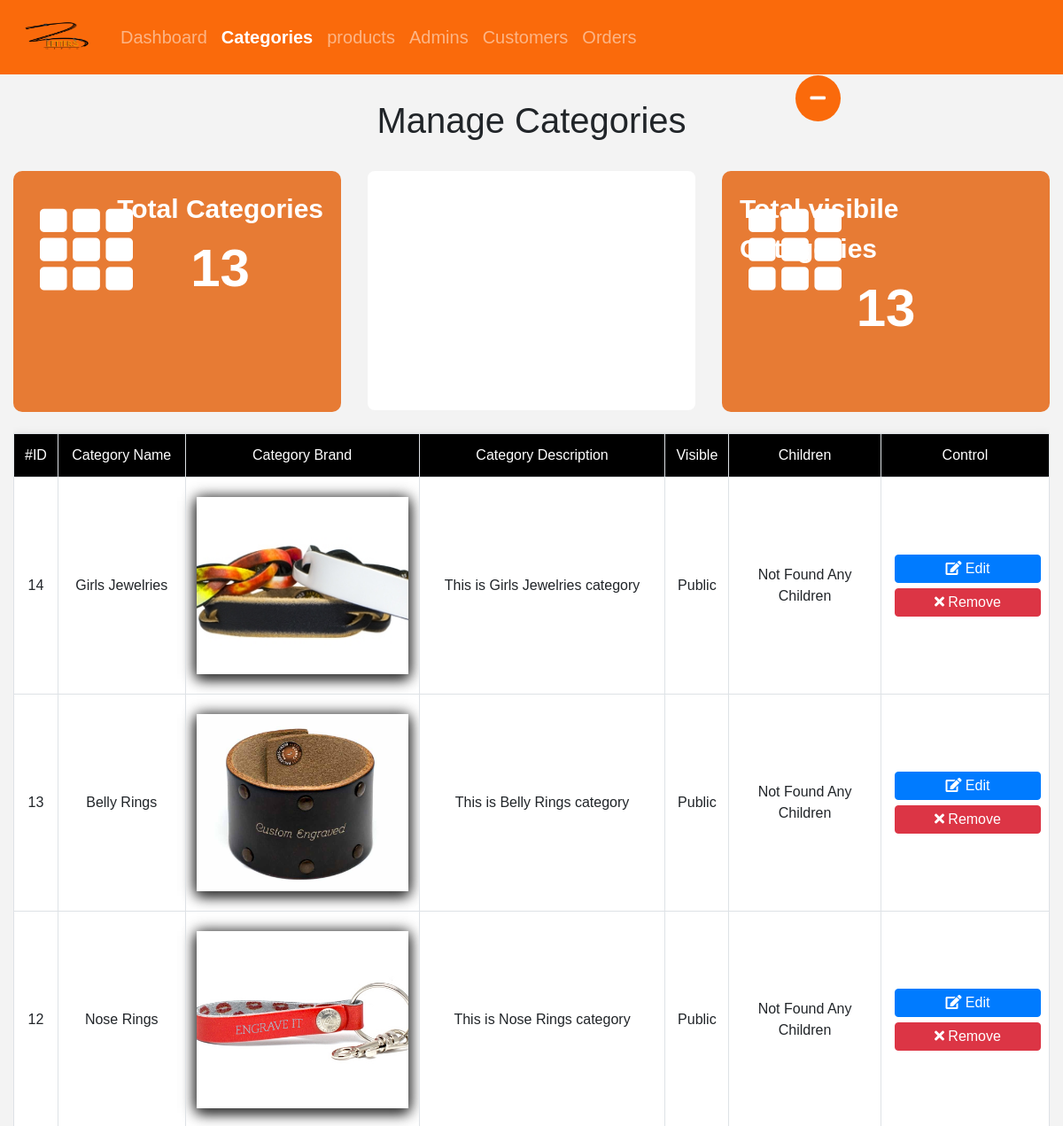
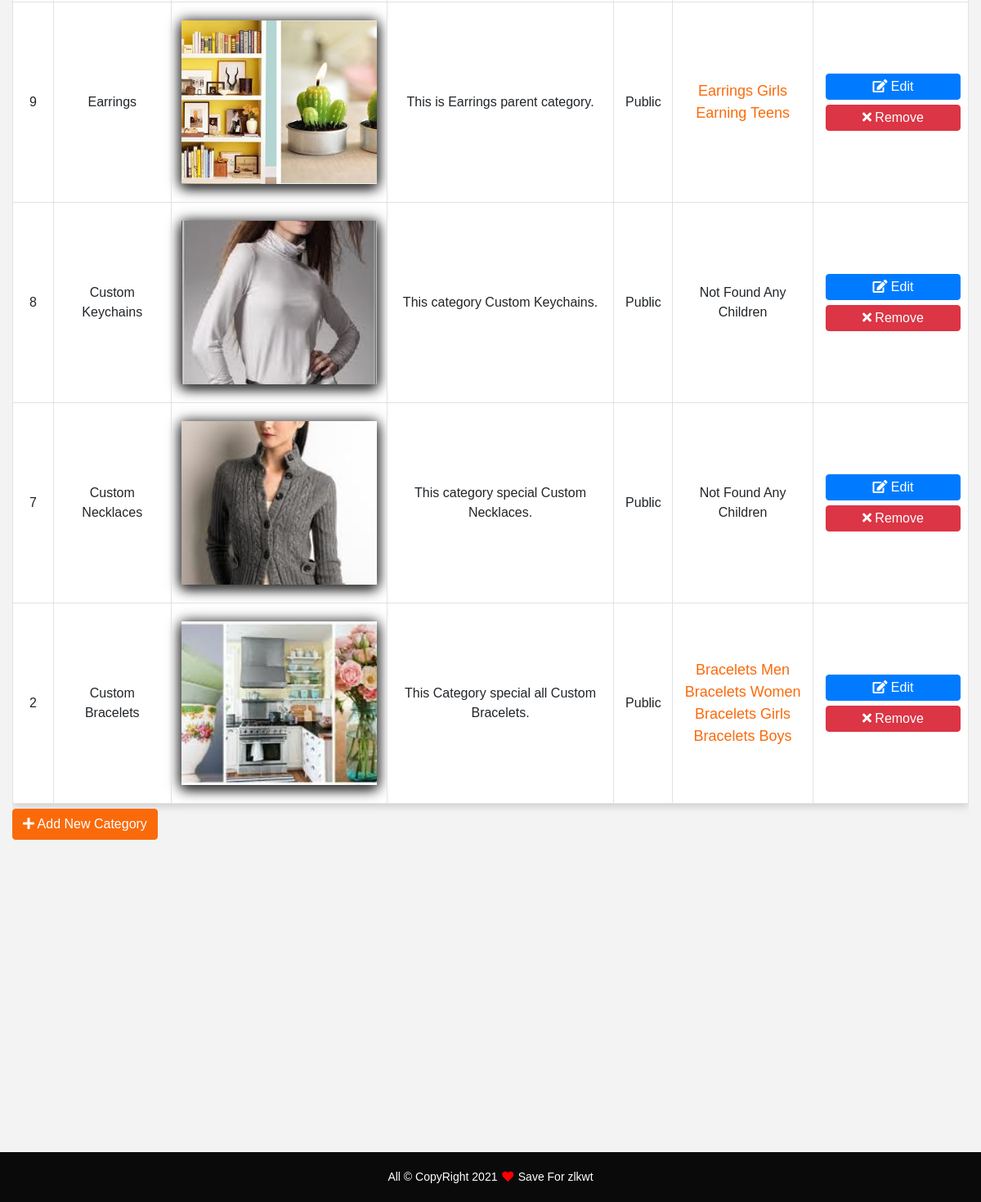
The app's page /admin-dashboard/categories.php (signed in) with its own data (2 pictures, top to bottom).
### tables this page shows
CREATE TABLE `categories` (
  `c_id` int(11) NOT NULL COMMENT 'category ID',
  `c_name` varchar(255) NOT NULL COMMENT 'category name',
  `c_description` text NOT NULL COMMENT 'Category Description',
  `c_picture` varchar(255) NOT NULL COMMENT 'category photo',
  `active` int(11) NOT NULL DEFAULT '0' COMMENT 'category is active or pending',
  `parent` int(11) NOT NULL DEFAULT '0' COMMENT 'categories parent',
  `timestamp` timestamp NOT NULL DEFAULT CURRENT_TIMESTAMP ON UPDATE CURRENT_TIMESTAMP COMMENT 'categories date insert'
);

### admin-dashboard/includes/functions/function.php (called while the page is built, shortened)
<?php
  function getAllFrom($field, $table, $where = NULL, $and = NULL, $orderField, $ordering = "DESC") {
      global $con;
      $getAll = $con->prepare("SELECT $field FROM $table $where ORDER BY $orderField $ordering");
      $getAll->execute();
      $all = $getAll->fetchAll();
      return $all;
  }
      function countItems($item, $table) {
        global $con;
        $sql2 = $con->prepare("SELECT COUNT($item) From $table");
        $sql2->execute();
        return $sql2->fetchColumn();
      }

### admin-dashboard/categories.php (the view, shortened to what this page needs)
<?php
  include "init.php";
  if (isset($_SESSION['ID'])) {
    $do = isset($_GET['do']) ? $_GET['do'] : 'Manage';
    if ($do == 'Manage') {
      $stmt= $con->prepare("SELECT * FROM categories WHERE parent < ? order by c_id DESC");
      $stmt->execute(array('1'));
      $cats = $stmt->fetchAll();
      $sql = $con->prepare("SELECT COUNT('c_id') From categories WHERE active = 0");
      $sql->execute();
      $count_vis = $sql->fetchColumn();
      $cats_num = countItems('c_id', 'categories'); ?>
       <h1 class='text-center global-h1'><?php echo $lang['Manage Categories']; ?></h1>
         <div class="container-fluid categories">
           <div class="row">
           <div class="col-sm-12 col-md-4 col-lg-4">
              <div class="stat categories-count">
                  <div class="info">
                   <?php echo $lang['Total Categories']; ?>
                      <span>
                         <a href="categories.php"><?php echo $cats_num; ?></a>
                      </span>
                  </div>
               </div>
            </div>
            <div class="col-sm-12 col-md-4 col-lg-4">
              <div class="pie-first">
               <div id="pie-chart-cats"></div>
              </div>
            </div>
            <div class="col-sm-12 col-md-4 col-lg-4">
               <div class="stat categories-count">
                   <div class="info">
                    <?php echo $lang['Total visibile Categories']; ?>
                       <span>
                          <a href="categories.php"><?php echo $count_vis; ?></a>
                       </span>
                   </div>
                </div>
             </div>
          </div>
          <?php if (! empty($cats)) {  ?>
           <div class="table-responsive">
               <table class="main-table text-center table table-bordered">
                   <tr>
                       <td>#ID</td>
                       <td><?php echo $lang['Category Name']; ?></td>
                       <td><?php echo $lang['Category Brand']; ?></td>
                       <td><?php echo $lang['Category Description']; ?></td>
                       <td><?php echo $lang['Visible']; ?></td>
                       <td><?php echo $lang['Children']; ?></td>
                       <td><?php echo $lang['Control']; ?></td>
                   </tr>
                   <?php foreach($cats as $cat) {
                           echo "<tr>";
                             echo "<td>" . $cat['c_id']    . "</td>";
                             echo "<td>" . $cat['c_name']  . "</td>"; ?>
                             <td>
                               <div class="box" style="background:url('<?php echo 'upload/categories_img/' . $cat['c_picture'] . ''; ?>')">
                         			  </div>
                              </td>
                             <?php
                              echo "<td>" . $cat['c_description']   . "</td>";
                              echo "<td>"; if ($cat['active'] == 0) { echo "Public"; } else { echo "Private"; } echo "</td>";
                              echo "<td>";
                              $childCats = getAllFrom("*", 'categories', "WHERE parent = {$cat['c_id']}", "", "c_id", "ASC");
                              if (!empty($childCats)){
                                  foreach ($childCats as $c) {
                                     echo "<a href='categories.php?do=childcat&catid=" . $c['c_id'] . "'>" . $c['c_name'] . "</a><br>";
                                  }
                              } else {
                                  echo "Not Found Any Children";
                              }
                              echo "</td>";
                              echo "<td>
                                   <a href='categories.php?do=Edit&catid=" . $cat['c_id'] . "' class='btn btn-primary'><i class='fas fa-edit'></i> " . $lang['Edit'] . "</a>
                                   <a href='categories.php?do=Delete&catid=" . $cat['c_id'] . "' class='confirm btn btn-danger'><i class='fas fa-times'></i> " . $lang['Remove'] .  "</a>";
                              echo "</td>";
                            echo "</tr>";
                        } ?>
                </table>
                <a class="add_category btn btn-brown" href="categories.php?do=Add"> <i class="fas fa-plus"></i>  <?php echo $lang['Add New Category']; ?></a>
              <?php } ?>
             </div>
          </div>
    <?php } else {
          header('Location: index.php');
          exit();
        }
          include $tpl .'footer-copyright.php';
          include $tpl .'footer.php'; ?>
  <?php } else {
          header('Location: index.php');
          exit();
      }
?>

### admin-dashboard/layout/css/back-end.css (style rules this page uses)
html, body { background-color: #F3F3F3; min-height: 100%; max-height: 100%; height: 100%; font-family: arial, tahoma }
.global-h1 { margin: 33px; }
.container-fluid { min-height: 100%; padding-bottom: 77px; }
.btn-brown { color: #fff; background-color: #fa6a0b; border-color: #fa6a0b; }
td a { color: #fa6a0b; font-size: 18px; }
.stat { padding: 20px; font-size: 15px; color: #fff; border-radius: 10px; position: relative; overflow: hidden; cursor: pointer; margin-bottom: 12px; }
.stat a { color: #FFF; }
.stat .info { float: right; font-weight: bold; }
.stat span { display: block; font-size: 60px }
.categories-count { background-color: #9b2cc9; }
.categories-count::after { font-family: "Font Awesome 5 Free"; font-weight: 900; content: "\f00a"; position: absolute; font-size: 80px !important; top: 35px; left: 30px }
#area-chart, #line-chart, #bar-chart, #stacked, #pie-chart, #pie-chart-order, #pie-chart-cats { min-height: 250px; }
.pie-first, .pie-second { background-color: #fff; padding: 10px; border-radius: 8px; text-align: center; cursor: pointer; margin-bottom: 12px; }
.table tbody tr:nth-child(odd) { background-color: #eadcdc; }
.main-table { -webkit-box-shadow: 0 3px 10px #ccc; -moz-box-shadow: 0 3px 10px #ccc; box-shadow: 0 3px 10px #ccc; margin-top: 12px; }
.main-table td { background-color: #fff; vertical-align: middle !important; }
.main-table tr:first-child td { background-color: #000; color: #fff; }
.main-table .btn { padding: 3px 10px; margin: 3px; width: 100% }
.box { width: 239px; height: 200px; overflow: hidden; margin: 10px auto !important; margin: 10px; box-shadow: 0 0 15px 0 #555, 0 5px 15px 0 #000; background-position: center !important; background-size: cover !important; }
.categories .add_category { margin-bottom: 30px; margin-top: -10px; }
.categories .stat span { text-align: center; }
.categories .stat .info { font-size: 30px; }
.categories .categories-count { background-color: #e56713d9; height: 272px; }
.categories .categories-count::after { font-size: 105px !important; top: 10px; }

### records on screen
categories: c_id "14", c_name "Girls Jewelries", c_picture (picture), c_description "This is Girls Jewelries category", active "Public", shows "Not Found Any Children"
categories: c_id "13", c_name "Belly Rings", c_picture (picture), c_description "This is Belly Rings category", active "Public", shows "Not Found Any Children"
categories: c_id "12", c_name "Nose Rings", c_picture (picture), c_description "This is Nose Rings category", active "Public", shows "Not Found Any Children"
categories: c_id "9", c_name "Earrings", c_picture (picture), c_description "This is Earrings parent category.", active "Public"
categories: c_name "Earrings Girls"
categories: c_name "Earning Teens"
categories: c_id "8", c_name "Custom Keychains", c_picture (picture), c_description "This category Custom Keychains.", active "Public", shows "Not Found Any Children"
categories: c_id "7", c_name "Custom Necklaces", c_picture (picture), c_description "This category special Custom Necklaces.", active "Public", shows "Not Found Any Children"
categories: c_id "2", c_name "Custom Bracelets", c_picture (picture), c_description "This Category special all Custom Bracelets.", active "Public"
categories: c_name "Bracelets Men"
categories: c_name "Bracelets Women"
categories: c_name "Bracelets Girls"
categories: c_name "Bracelets Boys"

### other values on screen
$lang['Manage Categories'] "Manage Categories"
$lang['Total Categories'] "Total Categories"
$cats_num "13"
$lang['Total visibile Categories'] "Total visibile Categories"
$count_vis "13"
$lang['Category Name'] "Category Name"
$lang['Category Brand'] "Category Brand"
$lang['Category Description'] "Category Description"
$lang['Visible'] "Visible"
$lang['Children'] "Children"
$lang['Control'] "Control"
$lang['Add New Category'] "Add New Category"
